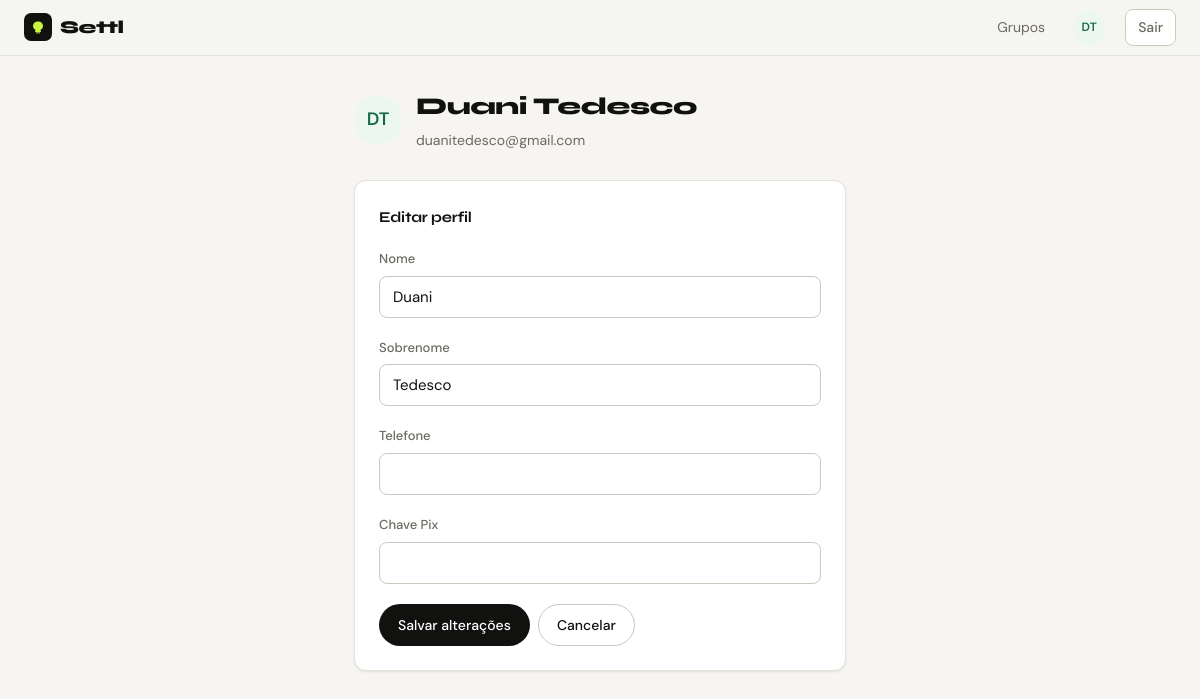
The app's page /accounts/profile/ (signed in) with its own data.
### accounts/models.py (models this page shows, shortened)
class User(AbstractUser):
    email = models.EmailField(unique=True)
    avatar_initials = models.CharField(max_length=2, blank=True)
    pix_key = models.CharField(max_length=100, blank=True, verbose_name='Chave Pix')
    phone = models.CharField(max_length=20, blank=True, verbose_name='Telefone')
    created_at = models.DateTimeField(auto_now_add=True)
    USERNAME_FIELD = 'email'
    REQUIRED_FIELDS = ['username', 'first_name', 'last_name']
    def get_full_name(self):
        return f'{self.first_name} {self.last_name}'.strip() or self.email
    class Meta:
        verbose_name = 'Usuário'
        verbose_name_plural = 'Usuários'

### accounts/views.py (the view)
# urls.py: path('profile/', views.profile_view, name='profile'),
@login_required
def profile_view(request):
    form = ProfileForm(request.POST or None, instance=request.user)
    if form.is_valid():
        form.save()
        messages.success(request, 'Perfil atualizado!')
        return redirect('profile')
    return render(request, 'accounts/profile.html', {'form': form})

### accounts/forms.py
class ProfileForm(forms.ModelForm):
    class Meta:
        model = User
        fields = ('first_name', 'last_name', 'phone', 'pix_key')
        labels = {
            'first_name': 'Nome',
            'last_name': 'Sobrenome',
            'phone': 'Telefone',
            'pix_key': 'Chave Pix',
        }

### templates/accounts/profile.html (shortened to what this page needs)
{% extends "base.html" %}
{% block content %}
<div class="container-sm">
  <div style="display:flex;align-items:center;gap:14px;margin-bottom:1.75rem;">
    <div class="avatar avatar-lg" style="font-size:18px;">{{ user.avatar_initials }}</div>
    <div>
      <h1 class="page-title">{{ user.get_full_name }}</h1>
      <p class="page-sub">{{ user.email }}</p>
    </div>
  </div>
  <div class="card">
    <div class="card-header">
      <h2 class="card-title">Editar perfil</h2>
    </div>
    <form method="post">
      {% for field in form %}
      <div class="form-group">
        <label>{{ field.label }}</label>
        {{ field }}
      </div>
      {% endfor %}
      <div style="display:flex;gap:8px;margin-top:.5rem;">
        <button type="submit" class="btn btn-primary">Salvar alterações</button>
        <a href="/dashboard/" class="btn btn-secondary">Cancelar</a>
      </div>
    </form>
  </div>
</div>
{% endblock %}

### templates/base.html (shortened to what this page needs)
<!DOCTYPE html>
<html lang="pt-br">
<head>
  <link rel="stylesheet" href="/static/css/main.css">
</head>
<body>
{% if user.is_authenticated %}
<nav class="nav">
  <a href="/dashboard/" class="nav-brand">
    <div class="logo-mark">
      <svg width="16" height="16" viewBox="0 0 16 16" fill="none">
        <path d="M8 2.5C5 2.5 3 4.5 3 7c0 1.8 1 3.2 2.5 3.8L5 13h6l-.5-2.2C12 10.2 13 8.8 13 7c0-2.5-2-4.5-5-4.5z" fill="#c8f542"/>
        <path d="M6 13h4v1.5H6V13z" fill="#c8f542" opacity=".6"/>
      </svg>
    </div>
    <span class="logo-text">Settl</span>
  </a>
  <div class="nav-links">
    <a href="/groups/">Grupos</a>
    <a href="/accounts/profile/">
      <div class="avatar" title="{{ user.get_full_name }}">{{ user.avatar_initials }}</div>
    </a>
    <a href="/accounts/logout/" class="btn btn-sm btn-secondary" style="margin-left:4px;">Sair</a>
  </div>
</nav>
{% endif %}
<main>
  {% block content %}{% endblock %}
</main>
</body>
</html>

### static/css/main.css (style rules this page uses)
:root { --bg: #f6f5f1; --surface: #ffffff; --border: #e4e2db; --border-strong: #ccc9bf; --text: #111110; --text-secondary: #6b6960; --text-hint: #a3a097; --primary: #1a6b4a; --primary-hover: #155a3d; --primary-light: #edf7f2; --accent: #c8f542; --accent-text: #2a5010; --success: #16a34a; --success-light: #f0fdf4; --warning: #d97706; --warning-light: #fffbeb; --danger: #dc2626; --danger-light: #fef2f2; --radius: 12px; --radius-sm: 8px; --radius-pill: 100px; --shadow: 0 1px 3px rgba(0,0,0,.05), 0 1px 2px rgba(0,0,0,.04); --font-display: 'Syne', sans-serif; --font-body: 'DM Sans', sans-serif; }
*, *::before, *::after { box-sizing: border-box; margin: 0; padding: 0; }
html { scroll-behavior: smooth; }
body { font-family: var(--font-body); background: var(--bg); color: var(--text); font-size: 15px; line-height: 1.6; -webkit-font-smoothing: antialiased; }
a { color: var(--primary); text-decoration: none; }
.logo-mark { width: 28px; height: 28px; border-radius: 7px; background: var(--text); display: inline-flex; align-items: center; justify-content: center; flex-shrink: 0; }
.logo-mark svg { display: block; }
.logo-text { font-family: var(--font-display); font-weight: 800; font-size: 18px; letter-spacing: -.5px; color: var(--text); }
.nav { background: rgba(246,245,241,.9); backdrop-filter: blur(12px); border-bottom: 1px solid var(--border); padding: 0 1.5rem; display: flex; align-items: center; justify-content: space-between; height: 56px; position: sticky; top: 0; z-index: 100; }
.nav-brand { display: flex; align-items: center; gap: 8px; text-decoration: none; }
.nav-links { display: flex; align-items: center; gap: 4px; }
.nav-links a { padding: 6px 12px; border-radius: var(--radius-sm); color: var(--text-secondary); font-size: 14px; transition: background .15s, color .15s; }
.avatar { width: 32px; height: 32px; border-radius: 50%; background: var(--primary-light); color: var(--primary); font-size: 12px; font-weight: 600; display: inline-flex; align-items: center; justify-content: center; flex-shrink: 0; }
.avatar-lg { width: 48px; height: 48px; font-size: 17px; }
.container-sm { max-width: 540px; margin: 0 auto; padding: 2rem 1.5rem; }
.card { background: var(--surface); border: 1px solid var(--border); border-radius: var(--radius); padding: 1.5rem; box-shadow: var(--shadow); }
.card-header { display: flex; align-items: center; justify-content: space-between; margin-bottom: 1.25rem; }
.card-title { font-family: var(--font-display); font-size: 15px; font-weight: 700; letter-spacing: -.2px; }
.form-group { margin-bottom: 1.25rem; }
label { display: block; font-size: 13px; font-weight: 500; color: var(--text-secondary); margin-bottom: 6px; }
input, select, textarea { width: 100%; padding: 10px 13px; border: 1px solid var(--border-strong); border-radius: var(--radius-sm); font-size: 15px; color: var(--text); background: var(--surface); transition: border-color .15s, box-shadow .15s; font-family: var(--font-body); }
.btn { display: inline-flex; align-items: center; gap: 6px; padding: 9px 18px; border-radius: var(--radius-pill); font-size: 14px; font-weight: 500; font-family: var(--font-body); border: 1px solid transparent; cursor: pointer; transition: all .15s; text-decoration: none; }
.btn-primary { background: var(--text); color: #fff; }
.btn-secondary { background: var(--surface); color: var(--text); border-color: var(--border-strong); }
.btn-sm { padding: 5px 12px; font-size: 13px; }
.page-title { font-family: var(--font-display); font-size: 24px; font-weight: 800; letter-spacing: -.5px; }
.page-sub { color: var(--text-secondary); font-size: 14px; margin-top: 3px; }

### records on screen
User: avatar_initials "DT", get_full_name "Duani Tedesco", email "duanitedesco@gmail.com", form "Duani" "Tedesco"

### other values on screen
{{ field.label }} "Nome" "Sobrenome" "Telefone" "Chave Pix"
